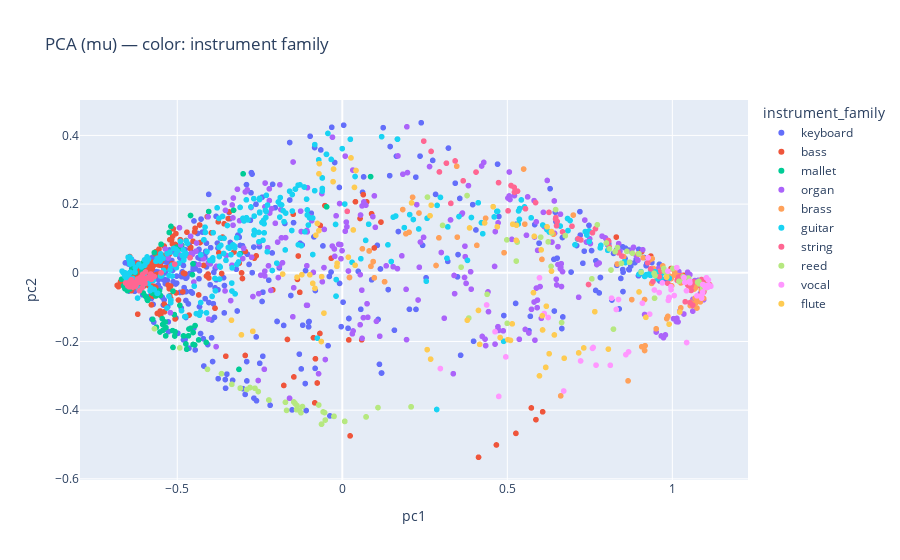
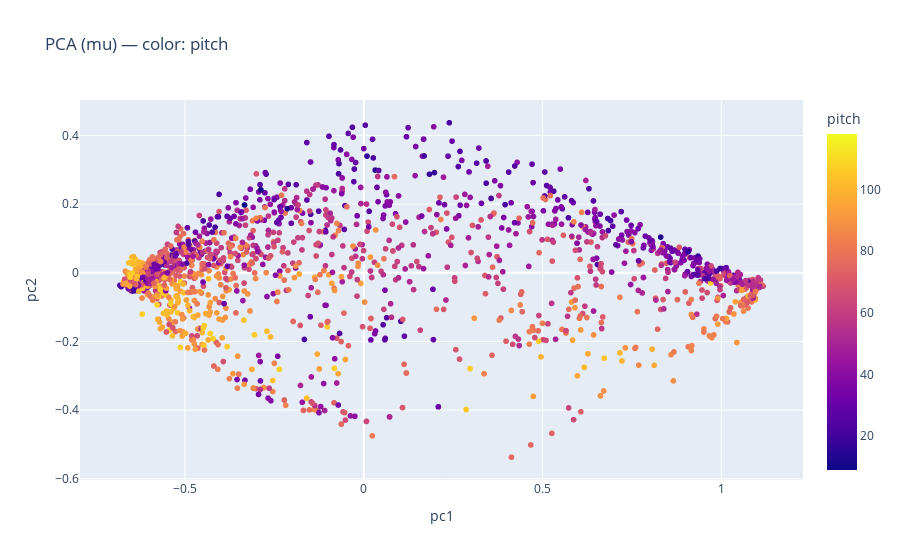

Notebook source saved alongside these figures, in order:
### Code cell
import numpy as np
from sklearn.decomposition import PCA
import plotly.express as px

# --- Instrument family mapping (NSynth) ---
FAMILY_NAMES = {
    0: "bass",
    1: "brass",
    2: "flute",
    3: "guitar",
    4: "keyboard",
    5: "mallet",
    6: "organ",
    7: "reed",
    8: "string",
    9: "synth_lead",
    10: "vocal",
}

family_names = np.vectorize(FAMILY_NAMES.get)(family_all)

# --- PCA 2D ---
pca = PCA(n_components=2, random_state=SEED)
mu_pca = pca.fit_transform(mu_all)

print(
    "Explained variance ratio:",
    pca.explained_variance_ratio_,
    "| sum:",
    pca.explained_variance_ratio_.sum(),
)

# Data for plotly
data = {
    "pc1": mu_pca[:, 0],
    "pc2": mu_pca[:, 1],
    "pitch": pitch_all.astype(int),
    "instrument_family": family_names,  # <-- categórico
    "key": keys_all,
}

# --- Plot 1: color by instrument_family (categorical legend) ---
fig1 = px.scatter(
    data,
    x="pc1",
    y="pc2",
    color="instrument_family",
    hover_data=["pitch", "key"],
    title="PCA (mu) — color: instrument family",
)
fig1.show()

# --- Plot 2: color by pitch (continuous) ---
fig2 = px.scatter(
    data,
    x="pc1",
    y="pc2",
    color="pitch",
    hover_data=["instrument_family", "key"],
    title="PCA (mu) — color: pitch",
)
fig2.show()

### Figure 1 — Plotly figure (JSON) as saved in the notebook; plotly's stock layout.template omitted (floating-point values rounded to 4 significant figures; data arrays with more than 128 entries replaced by an {"elided": "..."} marker saying what was removed)
{"data": [{"customdata": {"elided": "372x2 mixed values"}, "hovertemplate": "instrument_family=keyboard<br>pc1=%{x}<br>pc2=%{y}<br>pitch=%{customdata[0]}<br>key=%{customdata[1]}<extra></extra>", "legendgroup": "keyboard", "marker": {"color": "#636efa", "symbol": "circle"}, "mode": "markers", "name": "keyboard", "showlegend": true, "type": "scattergl", "x": {"elided": "372 float values"}, "xaxis": "x", "y": {"elided": "372 float values"}, "yaxis": "y"}, {"customdata": {"elided": "447x2 mixed values"}, "hovertemplate": "instrument_family=bass<br>pc1=%{x}<br>pc2=%{y}<br>pitch=%{customdata[0]}<br>key=%{customdata[1]}<extra></extra>", "legendgroup": "bass", "marker": {"color": "#EF553B", "symbol": "circle"}, "mode": "markers", "name": "bass", "showlegend": true, "type": "scattergl", "x": {"elided": "447 float values"}, "xaxis": "x", "y": {"elided": "447 float values"}, "yaxis": "y"}, {"customdata": {"elided": "104x2 mixed values"}, "hovertemplate": "instrument_family=mallet<br>pc1=%{x}<br>pc2=%{y}<br>pitch=%{customdata[0]}<br>key=%{customdata[1]}<extra></extra>", "legendgroup": "mallet", "marker": {"color": "#00cc96", "symbol": "circle"}, "mode": "markers", "name": "mallet", "showlegend": true, "type": "scattergl", "x": [-0.6566, -0.565, -0.513, -0.5433, -0.5077, -0.609, -0.6444, -0.627, -0.5065, -0.6571, -0.5928, -0.5359, -0.4125, -0.5745, -0.513, -0.5748, -0.6537, -0.3095, -0.6484, -0.452, -0.6028, -0.4048, -0.6499, -0.652, -0.5694, -0.3295, -0.616, -0.6462, -0.4613, -0.6408, -0.6067, -0.6322, -0.5971, -0.604, -0.5893, -0.5443, -0.4865, -0.4592, -0.6584, -0.6493, -0.5976, -0.4524, -0.4646, -0.5142, -0.6587, -0.6048, -0.6434, -0.6039, -0.641, -0.6161, -0.6553, -0.4541, -0.4739, -0.6513, -0.6173, -0.6379, -0.5491, -0.6388, -0.6348, -0.4965, -0.4812, -0.5243, -0.4462, -0.6554, -0.6566, -0.5509, -0.6155, -0.4921, -0.5899, -0.4352, -0.6065, -0.4984, -0.6629, -0.452, -0.3005, -0.6033, -0.5352, -0.3131, -0.6509, -0.6688, -0.5455, -0.6476, -0.5986, -0.6458, 0.08573, -0.5633, -0.4599, -0.6467, -0.5539, -0.4661, -0.5344, -0.6015, -0.5025, -0.4715, -0.5523, -0.6008, -0.5909, -0.6434, -0.4475, -0.6566, -0.5089, -0.6431, -0.5192, -0.04749], "xaxis": "x", "y": [-0.04603, -0.06745, -0.2172, -0.1674, -0.1841, -0.04422, -0.03618, 0.000508, -0.1716, -0.04431, -0.07261, -0.1433, -0.2026, -0.1356, -0.05338, -0.06001, -0.01735, 0.05567, -0.03028, -0.2087, -0.03706, 0.1783, -0.03, -0.02349, 0.05896, 0.1822, -0.03699, -0.04789, 0.04388, -0.04402, 0.002972, 0.01949, -0.06758, 0.02843, -0.07674, -0.1505, 0.08023, -0.1616, -0.03567, -0.0435, -0.02235, 0.02611, -0.1637, -0.1684, -0.04631, -0.008895, -0.03585, -0.02131, -0.04379, -0.03162, -0.04746, -0.005404, -0.2072, -0.0518, -0.04093, 0.008838, 0.08301, 0.001158, -0.02365, 0.06918, -0.1838, 0.1174, -0.1537, -0.04053, -0.01841, -0.06598, 0.02155, -0.0949, -0.08034, -0.1954, 0.01852, 0.06025, -0.03822, -0.1739, 0.2882, -0.05891, -0.1837, -0.2812, -0.03547, -0.01866, -0.1336, -0.04706, 0.003836, -0.03551, 0.28, -0.1582, 0.1668, -0.03647, -0.05257, -0.1836, -0.1597, -0.02586, 0.07475, -0.2226, -0.1724, -0.02085, -0.07813, -0.04646, -0.21, -0.0455, -0.1218, -0.04621, 0.1351, 0.192], "yaxis": "y"}, {"customdata": {"elided": "257x2 mixed values"}, "hovertemplate": "instrument_family=organ<br>pc1=%{x}<br>pc2=%{y}<br>pitch=%{customdata[0]}<br>key=%{customdata[1]}<extra></extra>", "legendgroup": "organ", "marker": {"color": "#ab63fa", "symbol": "circle"}, "mode": "markers", "name": "organ", "showlegend": true, "type": "scattergl", "x": {"elided": "257 float values"}, "xaxis": "x", "y": {"elided": "257 float values"}, "yaxis": "y"}, {"customdata": {"elided": "130x2 mixed values"}, "hovertemplate": "instrument_family=brass<br>pc1=%{x}<br>pc2=%{y}<br>pitch=%{customdata[0]}<br>key=%{customdata[1]}<extra></extra>", "legendgroup": "brass", "marker": {"color": "#FFA15A", "symbol": "circle"}, "mode": "markers", "name": "brass", "showlegend": true, "type": "scattergl", "x": {"elided": "130 float values"}, "xaxis": "x", "y": {"elided": "130 float values"}, "yaxis": "y"}, {"customdata": {"elided": "325x2 mixed values"}, "hovertemplate": "instrument_family=guitar<br>pc1=%{x}<br>pc2=%{y}<br>pitch=%{customdata[0]}<br>key=%{customdata[1]}<extra></extra>", "legendgroup": "guitar", "marker": {"color": "#19d3f3", "symbol": "circle"}, "mode": "markers", "name": "guitar", "showlegend": true, "type": "scattergl", "x": {"elided": "325 float values"}, "xaxis": "x", "y": {"elided": "325 float values"}, "yaxis": "y"}, {"customdata": {"elided": "130x2 mixed values"}, "hovertemplate": "instrument_family=string<br>pc1=%{x}<br>pc2=%{y}<br>pitch=%{customdata[0]}<br>key=%{customdata[1]}<extra></extra>", "legendgroup": "string", "marker": {"color": "#FF6692", "symbol": "circle"}, "mode": "markers", "name": "string", "showlegend": true, "type": "scattergl", "x": {"elided": "130 float values"}, "xaxis": "x", "y": {"elided": "130 float values"}, "yaxis": "y"}, {"customdata": {"elided": "106x2 mixed values"}, "hovertemplate": "instrument_family=reed<br>pc1=%{x}<br>pc2=%{y}<br>pitch=%{customdata[0]}<br>key=%{customdata[1]}<extra></extra>", "legendgroup": "reed", "marker": {"color": "#B6E880", "symbol": "circle"}, "mode": "markers", "name": "reed", "showlegend": true, "type": "scattergl", "x": [0.8791, -0.02514, 1.099, -0.1723, 1.091, -0.4923, 1.107, 0.8459, 1.096, 0.9762, 0.9054, -0.2797, -0.1303, -0.05806, 1.042, 1.077, -0.147, 0.8095, 0.8337, 1.082, 1.106, 0.6013, 0.8141, 1.106, 1.102, 0.7727, 0.3779, 1.08, 1.083, -0.02513, -0.02513, 0.8216, -0.2647, 0.3038, -0.1689, 1.049, -0.2547, 0.9829, -0.05376, 1.105, -0.2797, -0.1386, 0.9739, 1.107, 0.9461, 0.07198, 0.3832, -0.1207, 0.6645, 0.9446, 0.36, -0.05153, 0.6755, -0.1254, 0.8987, 1.092, 1.034, 0.8266, 0.6325, -0.2647, 0.5271, 0.8987, 1.107, 1.107, 0.07198, 0.2084, 1.02, 1.108, 0.258, 0.4388, -0.3091, 1.102, 1.033, 0.8001, 0.5301, 0.007411, 0.7561, 0.6755, 0.4985, -0.5691, -0.366, -0.2224, 1.108, 0.6238, -0.06289, 0.6343, 0.9476, 0.2084, -0.1374, -0.3091, -0.1432, 0.1082, 1.001, -0.2898, -0.2224, 0.6464, -0.3347, 0.007411, 0.8704, 0.4996, -0.06289, -0.4085, -0.07138, 0.8622, -0.3091, 1.098], "xaxis": "x", "y": [0.05678, -0.418, -0.03681, -0.3771, -0.03488, -0.2186, -0.03952, 0.0276, -0.04502, 0.004658, 0.00194, -0.3341, -0.4003, -0.4051, -0.01627, -0.02733, -0.3761, 0.06989, 0.07354, -0.03239, -0.03894, 0.1037, 0.008163, -0.03945, -0.0438, 0.1398, 0.2249, -0.02503, -0.03044, -0.418, -0.418, -0.164, -0.3363, 0.138, -0.4007, -0.01526, -0.3459, -0.002979, -0.407, -0.0412, -0.3341, -0.3987, 0.01265, -0.04005, -0.07394, -0.4196, -0.1318, -0.3895, -0.1449, -0.001483, 0.01642, -0.4288, 0.1081, -0.4074, 0.05547, -0.0455, -0.0212, 0.06141, 0.01851, -0.3363, 0.03406, 0.05548, -0.03961, -0.03881, -0.4196, -0.3903, -0.02479, -0.03859, 0.2204, -0.06264, -0.336, -0.04251, -0.01154, 0.0869, 0.08938, -0.4327, -0.01752, 0.1081, 0.09589, -0.1627, -0.2937, -0.3705, -0.03959, 0.09003, -0.4407, 0.1159, -0.008163, -0.3903, -0.3866, -0.336, -0.3805, -0.3925, 0.01238, -0.3397, -0.3705, 0.184, -0.3248, -0.4327, 0.03076, -0.1471, -0.4407, -0.2811, -0.3849, 0.06245, -0.336, -0.03588], "yaxis": "y"}, {"customdata": [[104, "vocal_synthetic_003-104-100"], [83, "vocal_synthetic_003-083-100"], [35, "vocal_synthetic_003-035-100"], [57, "vocal_acoustic_000-057-075"], [39, "vocal_synthetic_003-039-050"], [59, "vocal_synthetic_003-059-127"], [45, "vocal_synthetic_003-045-127"], [57, "vocal_synthetic_003-057-050"], [54, "vocal_acoustic_000-054-050"], [58, "vocal_synthetic_003-058-075"], [65, "vocal_synthetic_003-065-025"], [68, "vocal_synthetic_003-068-050"], [72, "vocal_synthetic_003-072-075"], [86, "vocal_synthetic_003-086-100"], [89, "vocal_synthetic_003-089-100"], [41, "vocal_synthetic_003-041-100"], [24, "vocal_synthetic_003-024-127"], [61, "vocal_synthetic_003-061-100"], [71, "vocal_synthetic_003-071-025"], [99, "vocal_synthetic_003-099-075"], [38, "vocal_synthetic_003-038-025"], [88, "vocal_synthetic_003-088-100"], [75, "vocal_synthetic_003-075-050"], [50, "vocal_acoustic_000-050-075"], [107, "vocal_synthetic_003-107-075"], [37, "vocal_synthetic_003-037-100"], [82, "vocal_synthetic_003-082-100"], [49, "vocal_synthetic_003-049-025"], [99, "vocal_synthetic_003-099-050"], [86, "vocal_synthetic_003-086-127"], [24, "vocal_synthetic_003-024-100"], [85, "vocal_synthetic_003-085-025"], [91, "vocal_synthetic_003-091-100"], [63, "vocal_synthetic_003-063-075"], [39, "vocal_synthetic_003-039-075"], [82, "vocal_synthetic_003-082-050"], [60, "vocal_synthetic_003-060-127"], [67, "vocal_synthetic_003-067-050"], [37, "vocal_synthetic_003-037-127"], [82, "vocal_synthetic_003-082-127"], [52, "vocal_acoustic_000-052-100"], [42, "vocal_synthetic_003-042-075"], [97, "vocal_synthetic_003-097-025"], [54, "vocal_synthetic_003-054-050"], [51, "vocal_synthetic_003-051-025"], [68, "vocal_acoustic_000-068-100"], [66, "vocal_acoustic_000-066-025"], [53, "vocal_acoustic_000-053-050"], [101, "vocal_synthetic_003-101-127"], [81, "vocal_synthetic_003-081-100"], [29, "vocal_synthetic_003-029-075"], [93, "vocal_synthetic_003-093-050"], [106, "vocal_synthetic_003-106-050"], [60, "vocal_acoustic_000-060-127"], [52, "vocal_synthetic_003-052-050"], [61, "vocal_synthetic_003-061-127"], [68, "vocal_acoustic_000-068-050"], [51, "vocal_synthetic_003-051-100"]], "hovertemplate": "instrument_family=vocal<br>pc1=%{x}<br>pc2=%{y}<br>pitch=%{customdata[0]}<br>key=%{customdata[1]}<extra></extra>", "legendgroup": "vocal", "marker": {"color": "#FF97FF", "symbol": "circle"}, "mode": "markers", "name": "vocal", "showlegend": true, "type": "scattergl", "x": [1.038, 0.7603, 1.105, 0.9899, 1.035, 1.113, 1.105, 1.113, 0.9314, 1.103, 0.9603, 0.9879, 0.9092, 0.7688, 0.9902, 1.107, 1.052, 1.11, 0.8368, 0.722, 0.9265, 0.6708, 0.8159, 1.006, 0.2971, 1.103, 0.7581, 1.053, 0.4956, 0.8593, 0.9866, 0.4373, 1.043, 1.09, 1.092, 0.4628, 1.109, 0.9457, 1.106, 0.8673, 1.043, 1.1, 0.812, 1.092, 1.089, 0.8302, 0.612, 0.9959, 1.075, 0.6238, 1.014, 0.474, 0.9697, 0.9962, 1.107, 1.117, 0.5975, 1.106], "xaxis": "x", "y": [-0.02796, -0.2175, -0.04258, -0.07168, -0.01389, -0.03662, -0.03756, -0.03939, -0.1205, -0.01445, -0.0575, -0.08031, -0.08846, -0.2688, -0.0736, -0.04088, -0.02495, -0.03726, -0.07773, -0.2568, 0.04385, -0.3442, -0.07394, -0.06617, -0.2789, -0.04218, -0.2201, -0.02905, -0.2449, -0.2384, 0.004764, -0.09371, -0.203, -0.06308, -0.03418, -0.1716, -0.02103, -0.05012, -0.0409, -0.2304, -0.05222, -0.04226, -0.2693, -0.05603, -0.07376, -0.1068, -0.1186, -0.04049, -0.06715, -0.1302, 0.01494, -0.36, -0.02931, -0.04922, -0.04221, -0.03902, -0.01467, -0.04124], "yaxis": "y"}, {"customdata": {"elided": "71x2 mixed values"}, "hovertemplate": "instrument_family=flute<br>pc1=%{x}<br>pc2=%{y}<br>pitch=%{customdata[0]}<br>key=%{customdata[1]}<extra></extra>", "legendgroup": "flute", "marker": {"color": "#FECB52", "symbol": "circle"}, "mode": "markers", "name": "flute", "showlegend": true, "type": "scattergl", "x": [0.2572, -0.08016, -0.1807, 0.5096, 0.01831, -0.07067, 0.6426, 0.02637, 0.6205, 0.6068, -0.08951, -0.3358, -0.02801, -0.02658, 0.2658, 0.21, 0.4312, 0.6339, 0.7163, -0.09835, 0.4571, 0.6026, 0.5816, 0.5017, 0.6339, 1.022, -0.0556, -0.1226, -0.01571, 0.6165, 0.6723, 0.4696, 0.04155, -0.08285, 0.5272, 0.7651, -0.271, -0.07075, -0.06346, 0.4126, -0.2711, 0.5148, -0.07545, -0.01632, -0.06946, -0.1371, 0.03684, 0.03326, 0.5165, 0.5974, 0.9826, -0.06251, 0.3787, 0.9198, 0.6182, 0.7316, 0.4782, 0.2694, 0.6057, 0.8991, -0.3057, 0.6268, 0.03874, 0.3856, 0.4163, 0.5277, 0.6165, 0.8062, 0.5792, 0.9902, 0.2677], "xaxis": "x", "y": [-0.2238, 0.1094, -0.003734, -0.1969, 0.04547, 0.2883, -0.181, 0.3346, 0.1339, -0.1665, -0.03068, -0.1381, 0.2653, 0.302, 0.1661, 0.2036, 0.1451, 0.004731, -0.2333, -0.005768, 0.1925, 0.06672, 0.1063, -0.1948, 0.1202, -0.1141, -0.1174, -0.005499, 0.02763, -0.2754, -0.2488, 0.1342, 0.2978, -0.04536, 0.09445, -0.1132, -0.1704, 0.1229, -0.2002, -0.1096, -0.1702, -0.1486, 0.1436, 0.01882, 0.3179, -0.01281, 0.2486, 0.1247, 0.1413, -0.3, -0.01289, -0.01119, -0.1381, -0.1296, -0.09734, -0.2188, -0.1886, 0.1969, -0.1253, -0.05572, -0.1807, -0.2357, 0.02192, 0.1306, -0.2083, 0.1386, -0.2754, -0.2223, -0.0578, -0.1495, -0.2514], "yaxis": "y"}], "layout": {"legend": {"title": {"text": "instrument_family"}, "tracegroupgap": 0}, "title": {"text": "PCA (mu) — color: instrument family"}, "xaxis": {"anchor": "y", "domain": [0, 1], "title": {"text": "pc1"}}, "yaxis": {"anchor": "x", "domain": [0, 1], "title": {"text": "pc2"}}}}

### Figure 2 — Plotly figure (JSON) as saved in the notebook; plotly's stock layout.template omitted (floating-point values rounded to 4 significant figures; data arrays with more than 128 entries replaced by an {"elided": "..."} marker saying what was removed)
{"data": [{"customdata": {"elided": "2000x2 str values"}, "hovertemplate": "pc1=%{x}<br>pc2=%{y}<br>instrument_family=%{customdata[0]}<br>key=%{customdata[1]}<br>pitch=%{marker.color}<extra></extra>", "legendgroup": "", "marker": {"color": {"elided": "2000 int values"}, "coloraxis": "coloraxis", "symbol": "circle"}, "mode": "markers", "name": "", "showlegend": false, "type": "scattergl", "x": {"elided": "2000 float values"}, "xaxis": "x", "y": {"elided": "2000 float values"}, "yaxis": "y"}], "layout": {"coloraxis": {"colorbar": {"title": {"text": "pitch"}}, "colorscale": [[0, "#0d0887"], [0.1111, "#46039f"], [0.2222, "#7201a8"], [0.3333, "#9c179e"], [0.4444, "#bd3786"], [0.5556, "#d8576b"], [0.6667, "#ed7953"], [0.7778, "#fb9f3a"], [0.8889, "#fdca26"], [1, "#f0f921"]]}, "legend": {"tracegroupgap": 0}, "title": {"text": "PCA (mu) — color: pitch"}, "xaxis": {"anchor": "y", "domain": [0, 1], "title": {"text": "pc1"}}, "yaxis": {"anchor": "x", "domain": [0, 1], "title": {"text": "pc2"}}}}
